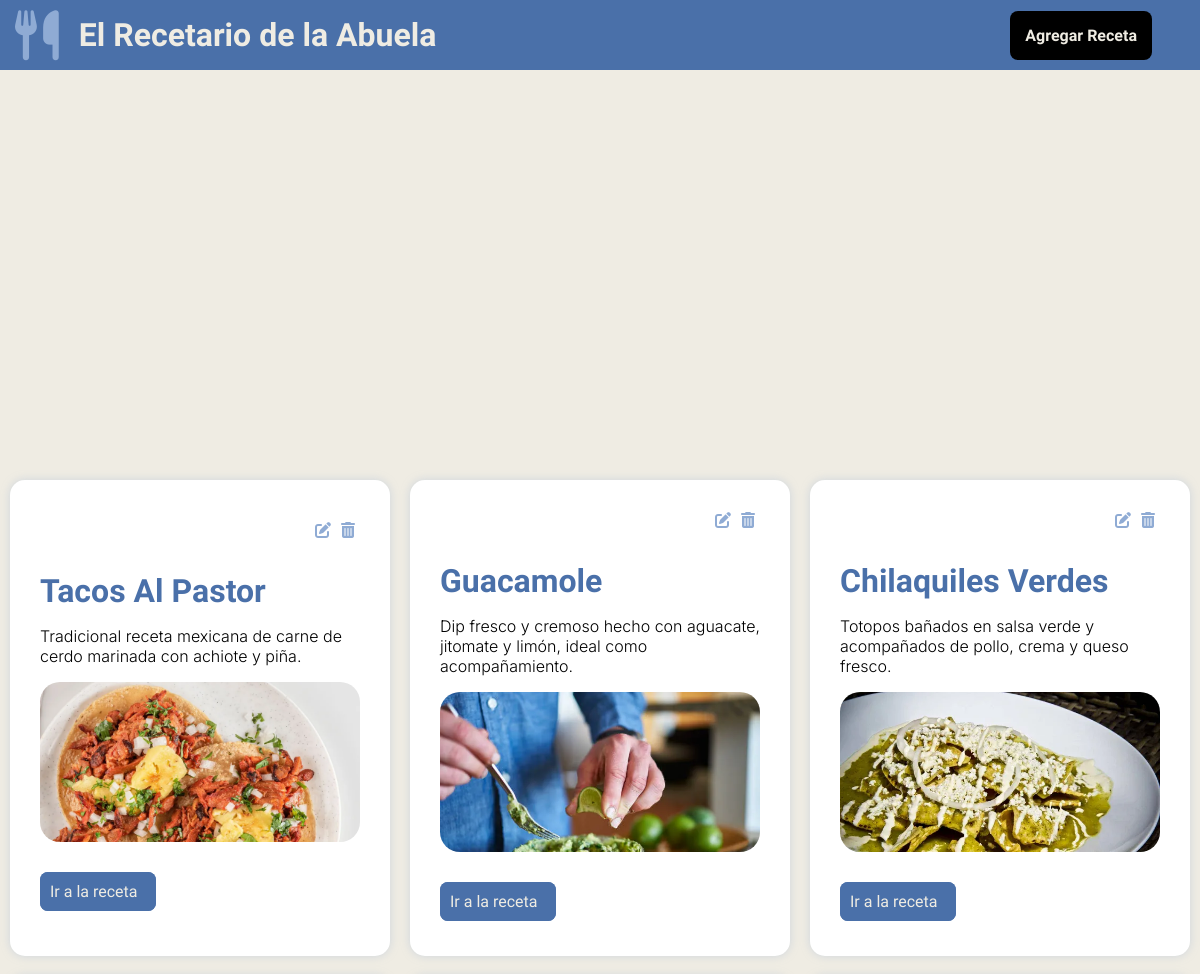
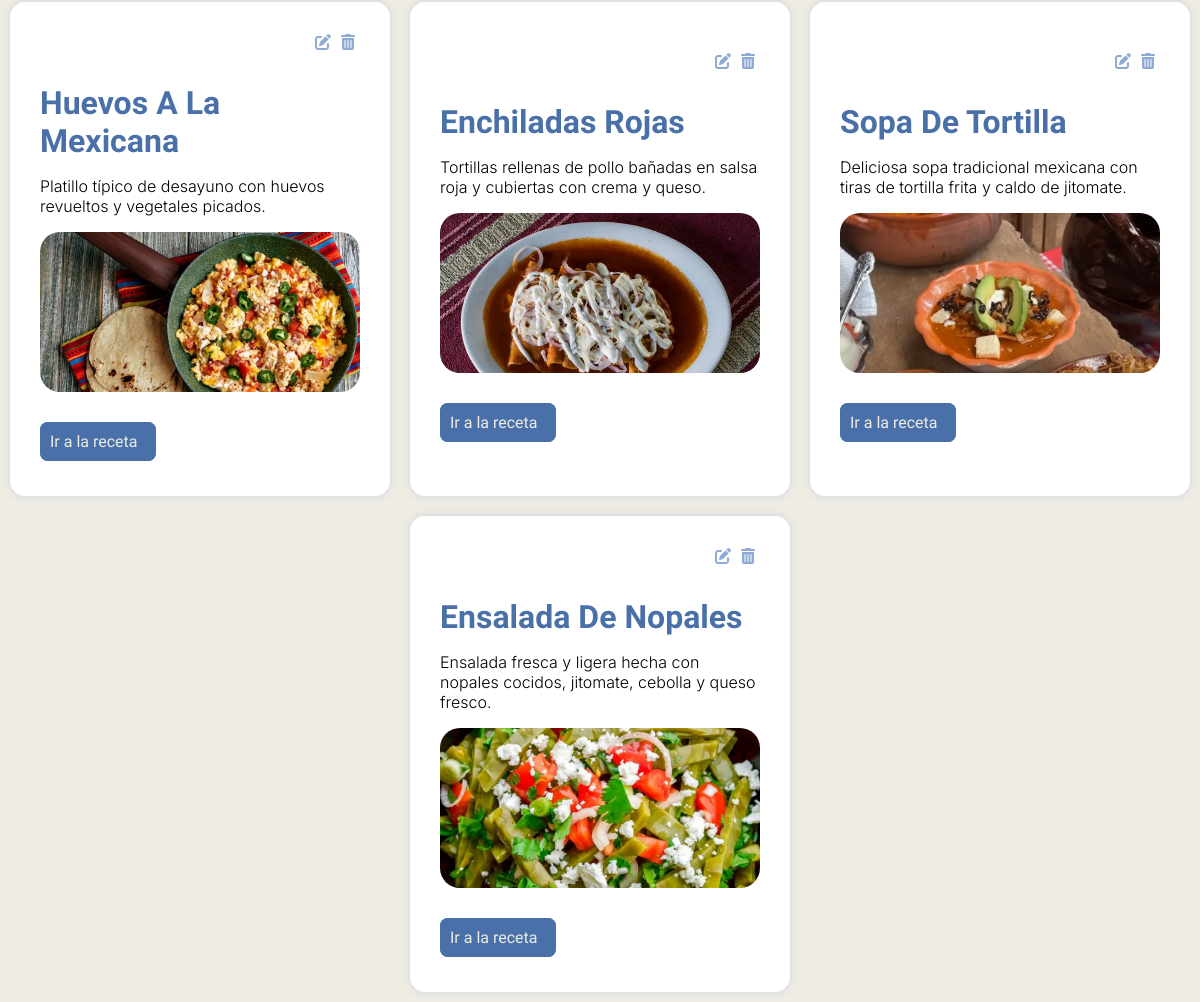
The page /recetario/ on the database its author committed (2 pictures, top to bottom).
### recetario/models.py (models this page shows, shortened)
class Receta(models.Model):
    nombre_receta = models.CharField(max_length=30)
    descripcion = models.CharField(max_length=150)
    utensilios = models.TextField(max_length=2000)
    ingredientes = models.TextField(max_length=8000)
    procedimiento = models.TextField(max_length=8000)
    image = models.ImageField(upload_to='recetas', null=True)

### recetario/views.py (the view)
# urls.py: path('', views.RecetaListView.as_view(), name="recetas-list"),
class RecetaListView(ListView):
    template_name = "recetario/recetas_list.html"
    model = Receta
    context_object_name = "recetas_list"

### recetario/templates/recetario/recetas_list.html (shortened to what this page needs)
{% extends 'recetario/base.html' %}
{% load static %}
{% block content %}
<div class="hero">
</div>
<div class="list_container">
    {% for receta in recetas_list %}
    <div class="list_element-container">
        <div class="list_container-botones">
            <a href="{% url 'update-receta' receta.pk %}"><i class="fa-solid fa-pen-to-square"></i></a>
            <a href="{% url 'delete-receta' receta.pk %}" class="btn btn-primary"><i class="fa-solid fa-trash-can"></i></a>
        </div>
        <h3 class="card-title">{{receta.nombre_receta|title}}</h3>
        <p class="card-text">{{receta.descripcion}}</p>
        {% if receta.image %}
        <div class="list_image-container">
            <img src="{{ receta.image.url }}" class="list_image">
        </div>
        {%else%}
        <div class="list_image-container">
            <img src="{% static 'recetario/placeholder.png'%}" class="list_image">
        </div>
        {%endif%}
        <a href="{% url 'single-receta' receta.pk %}" class="list_boton">Ir a la receta</a>
    </div>
    {% endfor %}
</div>
{% endblock %}

### recetario/templates/recetario/base.html (shortened to what this page needs)
{% load static %}
<!DOCTYPE html>
<html lang="en">
<head>
    <link rel="stylesheet" href="{% static 'styles.css' %}">
    {%include 'recetario/includes/header.html'%}
</head>
<body>
    <div class="main_container">
    {% block content %}{% endblock %}
    </div>
</body>
</html>

### recetario/templates/recetario/includes/header.html
{%load static%}
<header>
<nav>
  <div class="navcontainer">
    <div class="navbar-brandname">
      <a class="navbar-brand" href="{% url 'recetas-list' %}">
        <i class="fa-solid fa-utensils navbarlogo"></i>
      </a>
      {% if receta %}
        <p class="navTitle">{{receta.nombre_receta}} | El Recetario de la Abuela</p>
      {% else %}
        <p class="navTitle"> El Recetario de la Abuela</p>
      {% endif %}
    </div>
    <div class="boton-container">
      <a href="{% url 'nueva-receta' %}" class="boton">Agregar Receta</a>
    </div>
  </div>
</nav>
</header>

### static/styles.css (style rules this page uses)
body { margin: 0; background-color: #EFECE3; height: 100%; font-family: "Inter"; font-weight: 300; }
.main_container { display:flex; height: 100%; justify-content: center; flex-direction: column; align-items: center; }
h3 { color: #EFECE3;; font-family: "Bricolage Grotesque", sans-serif; font-size: 2rem; font-weight: 800; }
.navbar-brandname { display:flex; align-items: center; }
.navbarlogo { padding-left: 15px; font-size: 50px; }
.navcontainer { display: flex; background-color: #4A70A9; height: 70px; justify-content: space-between; align-items: center; font-family: "Bricolage Grotesque", sans-serif; color: #EFECE3; font-weight: 600; }
.navTitle { font-size: 200%; padding-left: 20px; }
.boton-container { display: flex; height: 80%; align-items: center; padding-right: 3rem; }
.boton { background-color: #000000; padding: 15px; border-radius: 8px; text-decoration: none; font-weight: 800; font-family: "Bricolage Grotesque", sans-serif; color:#EFECE3; filter: drop-shadow(0px 0px 0px #4A70A9); transition: color 500ms, background-color 500ms, filter 800ms ; }
.card-title { color: #4A70A9; margin: 0; }
.hero { width:100%; height:50vh; overflow: hidden; }
.list_container { display: flex; width: 100%; flex-wrap: wrap; justify-content: center; }
.list_element-container { display: flex; min-width: 20rem; max-width: 20rem; flex-direction: column; flex-wrap: wrap; background-color: white; filter: drop-shadow(0px 0px 5px #7497ca44); padding: 30px; margin: 10px; border-radius: 15px; justify-content: center; }
.list_container-botones { display: flex; flex-direction: row; justify-content: flex-end; margin: 0; }
.list_container-botones a { text-decoration: none; padding-inline: 5px; }
.list_image-container { height: 10rem; overflow: hidden; border-radius: 20px; }
.list_image { width:100%; }
.list_boton { background-color: #4A70A9; padding: 10px; border-radius: 8px; text-decoration: none; font-weight: 500; font-family: "Bricolage Grotesque", sans-serif; color:#EFECE3; filter: drop-shadow(0px 0px 0px #4A70A9); transition: color 500ms, background-color 500ms, filter 800ms ; width: 6rem; margin: 30px 0px 5px; }
.card-title { margin: 0; padding-top: 2rem; }
.fa-solid { color: #8FABD4; transition: color 500ms; }

### rows shown on the page
Receta: nombre_receta "Tacos Al Pastor", descripcion "Tradicional receta mexicana de carne de cerdo marinada con achiote y piña.", image (picture)
Receta: nombre_receta "Guacamole", descripcion "Dip fresco y cremoso hecho con aguacate, jitomate y limón, ideal como acompañamiento.", image (picture)
Receta: nombre_receta "Chilaquiles Verdes", descripcion "Totopos bañados en salsa verde y acompañados de pollo, crema y queso fresco.", image (picture)
Receta: nombre_receta "Huevos A La Mexicana", descripcion "Platillo típico de desayuno con huevos revueltos y vegetales picados.", image (picture)
Receta: nombre_receta "Enchiladas Rojas", descripcion "Tortillas rellenas de pollo bañadas en salsa roja y cubiertas con crema y queso.", image (picture)
Receta: nombre_receta "Sopa De Tortilla", descripcion "Deliciosa sopa tradicional mexicana con tiras de tortilla frita y caldo de jitomate.", image (picture)
Receta: nombre_receta "Ensalada De Nopales", descripcion "Ensalada fresca y ligera hecha con nopales cocidos, jitomate, cebolla y queso fresco.", image (picture)
